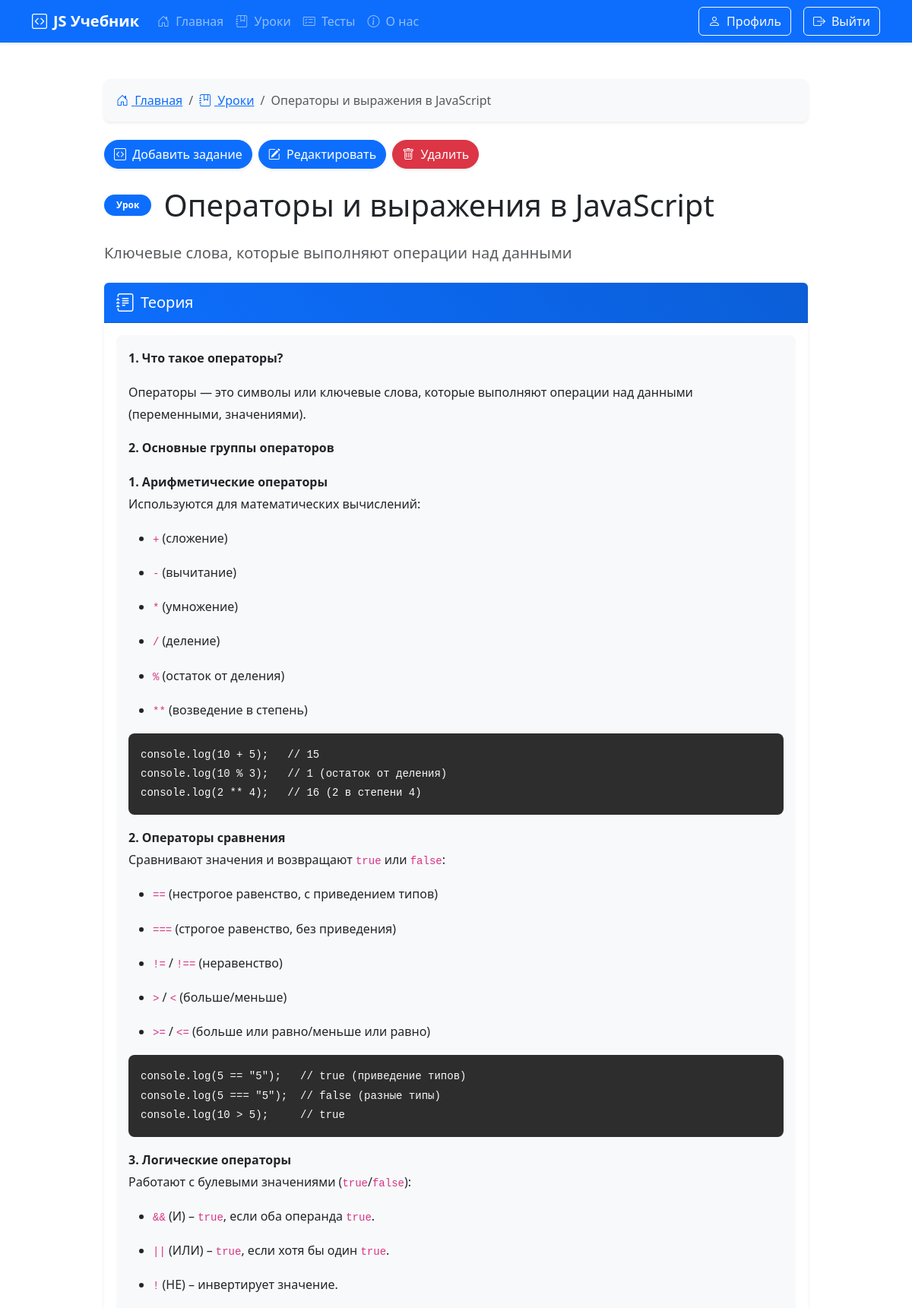
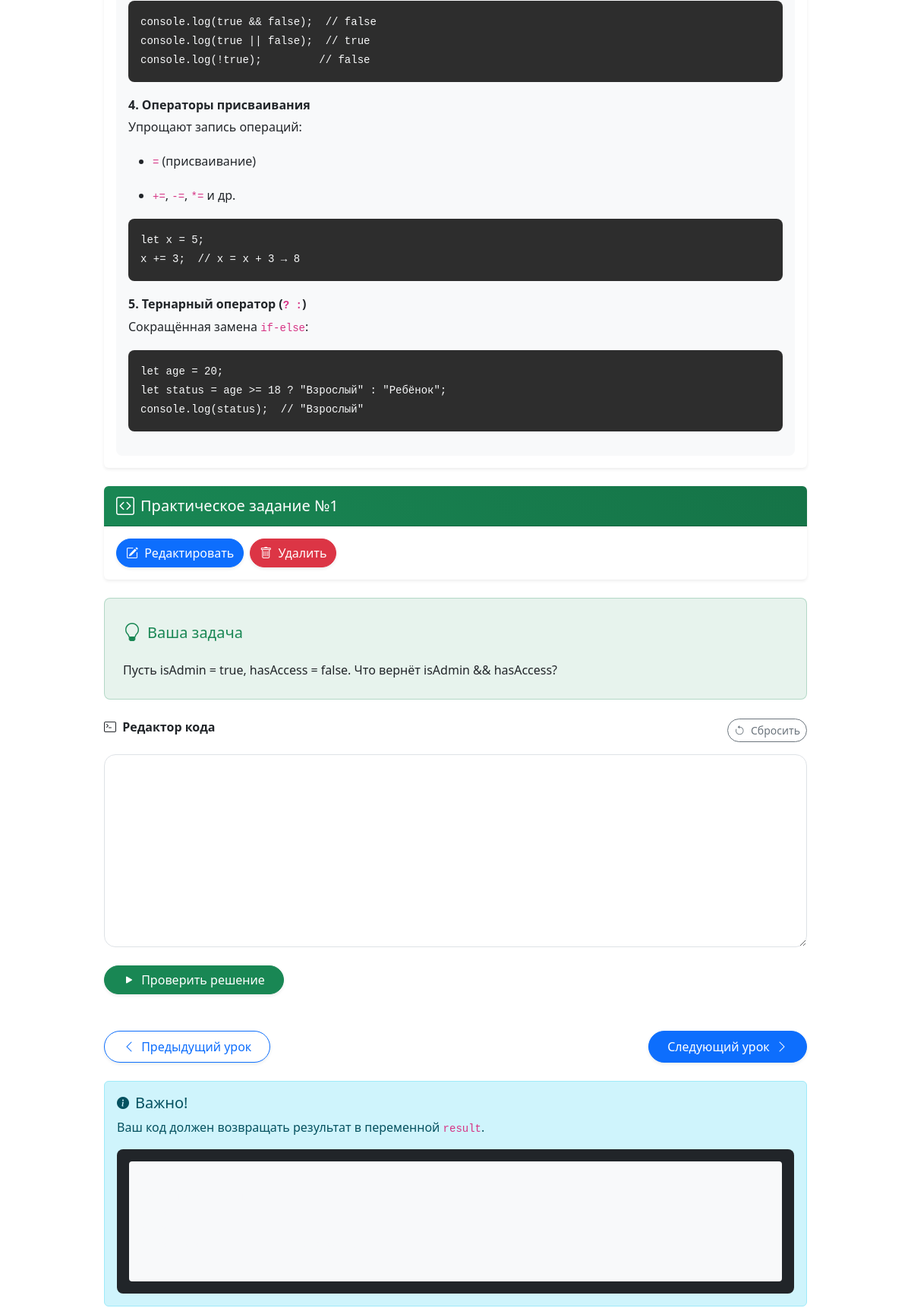
Page /lesson/2 (signed in, upper part) on the committed database (2 pictures, top to bottom).
### app.py (models this page shows, shortened)
class Lesson(db.Model):
    id = db.Column(db.Integer, primary_key=True)
    title = db.Column(db.String(100), nullable=False)
    description = db.Column(db.String(100), nullable=False)
    content = db.Column(db.Text, nullable=False)
    userSolution = db.relationship('UserSolution', backref='lesson', lazy=True)
    tasks = db.relationship('Task', backref='lesson', lazy=True)

class Task(db.Model):
    id = db.Column(db.Integer, primary_key=True)
    task = db.Column(db.Text, nullable=False)
    solution = db.Column(db.Text, nullable=False)
    lesson_id = db.Column(db.Integer, db.ForeignKey('lesson.id'))

### app.py (the view, shortened to what this page needs)
@app.route('/lesson/<int:id>', methods=['GET', 'POST'])
def lesson(id):
    if not 'name' in session:
        flash("Для продолжения необходимо войти!", category="success")
        return redirect('/auth')
    less = Lesson.query.get(id)
    if not less:
        abort(404)
    comments = Comment.query.filter_by(lesson_id=id).order_by(Comment.created_at.desc()).all()
    prev_lesson = Lesson.query.filter(Lesson.id < id).order_by(Lesson.id.desc()).first()
    next_lesson = Lesson.query.filter(Lesson.id > id).order_by(Lesson.id.asc()).first()
    total_user = Users.query.filter_by(email=session['name']).first()
    tasks = Task.query.filter_by(lesson_id=id).all()
    all_tasks_completed = True
    if 'name' in session:
        user = Users.query.filter_by(email=session['name']).first()
        for task in tasks:
            solution = UserSolution.query.filter_by(
                user_id=user.id,
                lesson_id=id,
                task_id=task.id,
                is_correct=True
            ).first()
            if not solution:
                all_tasks_completed = False
                break
    return render_template("lesson.html", less=less, prev_lesson=prev_lesson,
                         next_lesson=next_lesson, comments=comments, tasks=tasks, all_tasks_completed=all_tasks_completed)

### app.py (called while the page is built)
@app.context_processor
def inject_user():
    def get_user_name():
        if 'name' in session:
            return Users.query.filter_by(email=session['name']).first()
    return dict(active_user=get_user_name())

### templates/lesson.html (shortened to what this page needs)
{% extends 'base.html' %}
{% block main %}
<div class="container py-5">
  <div class="row">
    <div class="col-lg-10 mx-auto">
      <nav aria-label="breadcrumb" class="mb-4">
        <ol class="breadcrumb bg-light p-3 rounded-3 shadow-sm">
          <li class="breadcrumb-item"><a href="/"><i class="bi bi-house-door me-1"></i> Главная</a></li>
          <li class="breadcrumb-item"><a href="/lessons"><i class="bi bi-journal-bookmark me-1"></i> Уроки</a></li>
          <li class="breadcrumb-item active" aria-current="page">{{ less.title }}</li>
        </ol>
      </nav>
      {% if 'name' in session and active_user.root == 1 %}
      <div class="d-flex gap-2 mb-4">
        <button type="button" class="btn btn-primary rounded-pill shadow-sm" data-bs-toggle="modal" data-bs-target="#addTaskModal">
          <i class="bi bi-code-square me-1"></i> Добавить задание
        </button>
        <button type="button" class="btn btn-primary rounded-pill shadow-sm" data-bs-toggle="modal" data-bs-target="#editLessonModal">
          <i class="bi bi-pencil-square me-1"></i> Редактировать
        </button>
        <a href="/delete-lesson/{{ less.id }}" class="btn btn-danger rounded-pill shadow-sm" onclick="return confirm('Вы уверены, что хотите удалить этот урок?')">
          <i class="bi bi-trash me-1"></i> Удалить
        </a>
      </div>
      {% endif %}
      <div class="d-flex align-items-center mb-4">
        <div class="badge bg-primary rounded-pill px-3 py-2 me-3">Урок</div>
        <h1 class="mb-0">{{ less.title }}</h1>
      </div>
      <p class="lead text-muted mb-4">{{ less.description }}</p>
      <div class="card border-0 shadow-sm mb-4">
        <div class="card-header bg-gradient-primary text-white rounded-top">
          <div class="d-flex align-items-center">
            <i class="bi bi-journal-text me-2 fs-4"></i>
            <h5 class="mb-0">Теория</h5>
          </div>
        </div>
        <div class="card-body">
          <div class="lesson-content p-3 rounded-3 bg-light">
            {% autoescape false %} {{ less.content }} {% endautoescape %}
          </div>
        </div>
      </div>
       {%for task in tasks%}
      <div class="card border-0 shadow-sm mb-4">
        <div class="card-header bg-gradient-success text-white rounded-top">
          <div class="d-flex align-items-center">
            <i class="bi bi-code-square me-2 fs-4"></i>
            <h5 class="mb-0">Практическое задание №{{loop.index}}</h5>
          </div>
        </div>
        <div class="d-flex m-3">
          <button type="button" class="btn btn-primary rounded-pill shadow-sm" data-bs-toggle="modal" data-bs-target="#editTaskModal{{ task.id }}">
          <i class="bi bi-pencil-square me-1"></i> Редактировать
        </button>
          <a href="/delete-task/{{ task.id }}/{{ less.id }}" class="btn btn-danger rounded-pill shadow-sm mx-2" onclick="return confirm('Вы уверены, что хотите удалить это задание?')">
            <i class="bi bi-trash me-1"></i> Удалить
          </a>
        </div>
      </div>
        <div class="card-body">
          <div class="task-card bg-success bg-opacity-10 p-4 rounded-3 border border-success border-opacity-25 mb-4">
            <div class="d-flex align-items-center mb-3">
              <i class="bi bi-lightbulb text-success me-2 fs-4"></i>
              <h5 class="mb-0 text-success">Ваша задача</h5>
            </div>
            {% autoescape false %} {{ task.task }} {% endautoescape %}
          </div>
          <div class="mb-4">
            <div class="d-flex justify-content-between align-items-center mb-3">
              <label for="codeEditor" class="form-label fw-bold">
                <i class="bi bi-terminal me-1"></i> Редактор кода
              </label>
              <button class="btn btn-sm btn-outline-secondary rounded-pill " id="resetCode{{ task.id }}">
                <i class="bi bi-arrow-counterclockwise me-1"></i> Сбросить
              </button>
            </div>
            <textarea class="form-control font-monospace code-editor" id="codeEditor{{ task.id }}" rows="10" style="border-radius: 15px; font-family: 'Fira Code', monospace;"></textarea>
          </div>
          <div class="d-flex justify-content-between align-items-center mb-3">
           <button class="btn btn-success rounded-pill px-4 shadow-sm check-code" id="checkCode{{ task.id }}" data-task-id="{{ task.id }}">
            <i class="bi bi-play-fill me-1"></i> Проверить решение
          </button>
          </div>
        </div>
      {%endfor%}
      <div class="d-flex justify-content-between mt-5">
        {% if prev_lesson %}
        <a href="/lesson/{{ prev_lesson.id }}" class="btn btn-outline-primary rounded-pill px-4 py-2 shadow-sm">
          <i class="bi bi-chevron-left me-1"></i> Предыдущий урок
        </a>
        {% else %}
        <button class="btn btn-outline-primary rounded-pill px-4 py-2 shadow-sm disabled">
          <i class="bi bi-chevron-left me-1"></i> Предыдущий урок
        </button>
        {% endif %}
        {% if next_lesson %}
        <a href="/lesson/{{ next_lesson.id }}" class="btn btn-primary rounded-pill px-4 py-2 shadow-sm">
          Следующий урок <i class="bi bi-chevron-right ms-1"></i>
        </a>
        {% else %}
        <button class="btn btn-primary rounded-pill px-4 py-2 shadow-sm disabled">
          Следующий урок <i class="bi bi-chevron-right ms-1"></i>
        </button>
        {% endif %}
      </div>
{%if tasks%}
          <div class="alert alert-info my-4">
            <div class="d-flex align-items-center mb-2">
              <i class="bi bi-info-circle-fill me-2"></i>
              <h5 class="mb-0">Важно!</h5>
            </div>
            <p>Ваш код должен возвращать результат в переменной <code>result</code>.</p>
            <div class="bg-dark text-light p-3 rounded-3 mt-2">
              <pre class="mb-0"><code class="language-javascript">
              </code></pre>
            </div>
          </div>
{%endif%}
    </div>
  </div>
</div>
<link rel="stylesheet" href="https://cdnjs.cloudflare.com/ajax/libs/highlight.js/11.7.0/styles/atom-one-dark.min.css">
{% endblock %}

### static/css/style.css (style rules this page uses)
html, body { height: 100%; margin: 0; }
body { display: flex; flex-direction: column; }
pre { background-color: #f8f9fa; padding: 1rem; border-radius: 0.25rem; }
.card { transition: transform 0.3s, box-shadow 0.3s; }
.bg-gradient-primary { background: linear-gradient(45deg, #0d6efd, #0b5ed7); }
.lesson-content { line-height: 1.8; }
.lesson-content pre { border-radius: 8px; padding: 1rem; background: #2d2d2d; color: #f8f9fa; }
.task-card { line-height: 1.7; }
.bg-gradient-success { background: linear-gradient(45deg, #198754, #157347); }

### rows in the picture
Lesson: title "Операторы и выражения в JavaScript", description "Ключевые слова, которые выполняют операции над данными", content "1. Что такое операторы? Операторы — это символы или ключевые слова, которые выполняют операции над данными (переменными, значениями). 2. Основные группы операторов 1. Арифметические операторы Используются для математических вычислений: + (сложение) - (вычитание) * (умножение) / (деление) % (остаток от деления) ** (возведение в степень) console.log(10 + 5); // 15 console.log(10 % 3); // 1 (остаток от деления) console.log(2 ** 4); // 16 (2 в степени 4) 2. Операторы сравнения Сравнивают значения и возвращают true или false : == (нестрогое равенство, с приведением типов) === (строгое равенство, без приведения) != / !== (неравенство) > / < (больше/меньше) >= / <= (больше или равно/меньше или…"
Task: task "Пусть isAdmin = true, hasAccess = false. Что вернёт isAdmin && hasAccess?"
